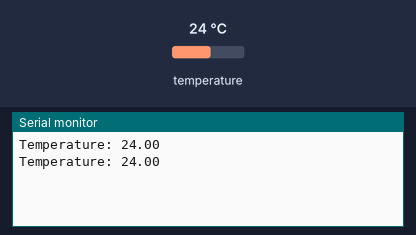
This sketch was run on a simulated Arduino Uno, built with avr-gcc and run on an emulated ATmega328P. Shown: the last lines printed to the serial monitor. The test bench sets the inputs (shaded band); at power-on: temperature 24 °C.

Above: at 3.3 s.
3.4 s: temperature set to 12 °C
At 5.1 s:
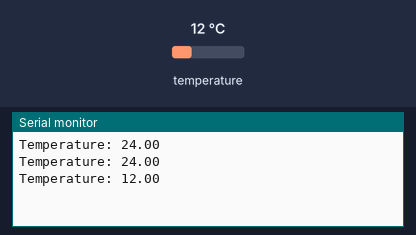
5.9 s: temperature set to 19 °C
At 6.4 s:
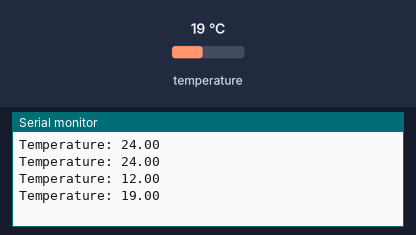
Timing chart, 0 to 8.9 s (numbered marks = the images above; inputs shaded):
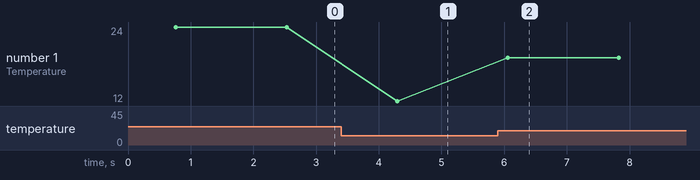

The sketch:

DS18x20_Temperature.ino
```cpp
// (licence header left out)
#include <OneWire.h>
#include <DallasTemperature.h>

#define REPORT_INTERVAL 60 // in sec

#define ONE_WIRE_BUS 2  // DS18B20 pin
OneWire oneWire(ONE_WIRE_BUS);
DallasTemperature DS18B20(&oneWire);

void setup() {
  Serial.begin(115200);
}

void loop() {
  float temp;

  do {
    DS18B20.requestTemperatures();
    temp = DS18B20.getTempCByIndex(0);
    Serial.print("Temperature: ");
    Serial.println(temp);
  } while (temp == 85.0 || temp == (-127.0));


    delay(1000);
}
```

Measured:
- after the input at 3.4 s, the serial monitor: prints a new line after 0.89 s (image 1)
- after the input at 5.9 s, the serial monitor: prints a new line after 0.16 s (image 2)
- plotted number 1: 24 → 12 after the input at 3.4 s, 12 → 19 after the input at 5.9 s
